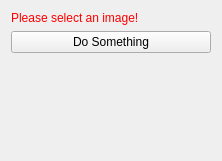
<?xml version="1.0" encoding="UTF-8"?>
<ui version="4.0">
 <class>TwoProjectionRegistrationControls</class>
 <widget class="QWidget" name="TwoProjectionRegistrationControls">
  <property name="geometry">
   <rect>
    <x>0</x>
    <y>0</y>
    <width>222</width>
    <height>161</height>
   </rect>
  </property>
  <property name="minimumSize">
   <size>
    <width>0</width>
    <height>0</height>
   </size>
  </property>
  <property name="windowTitle">
   <string>QmitkTemplate</string>
  </property>
  <layout class="QVBoxLayout" name="verticalLayout">
   <item>
    <widget class="QLabel" name="labelWarning">
     <property name="styleSheet">
      <string notr="true">QLabel { color: rgb(255, 0, 0) }</string>
     </property>
     <property name="text">
      <string>Please select an image!</string>
     </property>
    </widget>
   </item>
   <item>
    <widget class="QPushButton" name="buttonPerformImageProcessing">
     <property name="toolTip">
      <string>Do image processing</string>
     </property>
     <property name="text">
      <string>Do Something</string>
     </property>
    </widget>
   </item>
   <item>
    <spacer name="spacer1">
     <property name="orientation">
      <enum>Qt::Vertical</enum>
     </property>
     <property name="sizeType">
      <enum>QSizePolicy::Expanding</enum>
     </property>
     <property name="sizeHint" stdset="0">
      <size>
       <width>20</width>
       <height>220</height>
      </size>
     </property>
    </spacer>
   </item>
  </layout>
 </widget>
 <layoutdefault spacing="6" margin="11"/>
 <resources/>
 <connections/>
</ui>
